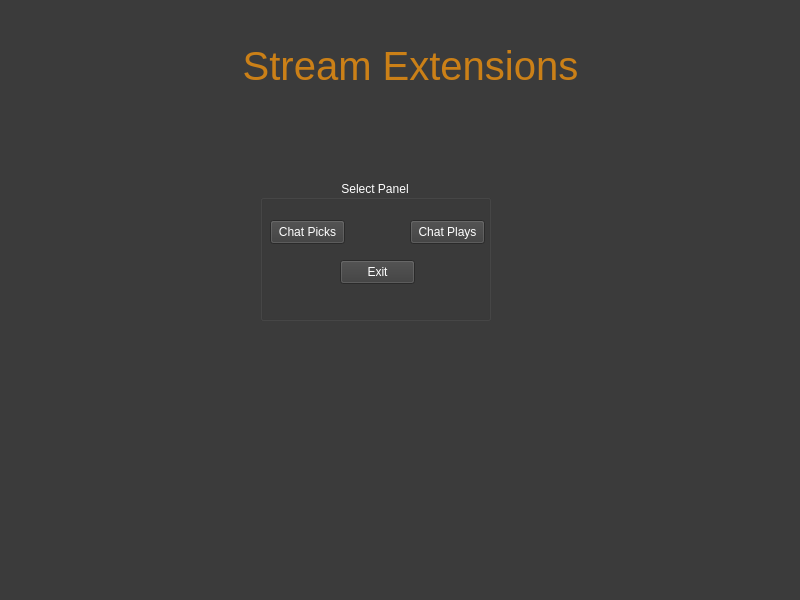
<?xml version="1.0" encoding="UTF-8"?>
<ui version="4.0">
 <class>MainWindow</class>
 <widget class="QMainWindow" name="MainWindow">
  <property name="geometry">
   <rect>
    <x>0</x>
    <y>0</y>
    <width>800</width>
    <height>600</height>
   </rect>
  </property>
  <property name="palette">
   <palette>
    <active>
     <colorrole role="WindowText">
      <brush brushstyle="SolidPattern">
       <color alpha="255">
        <red>255</red>
        <green>255</green>
        <blue>255</blue>
       </color>
      </brush>
     </colorrole>
     <colorrole role="Button">
      <brush brushstyle="SolidPattern">
       <color alpha="255">
        <red>59</red>
        <green>59</green>
        <blue>59</blue>
       </color>
      </brush>
     </colorrole>
     <colorrole role="Light">
      <brush brushstyle="SolidPattern">
       <color alpha="255">
        <red>88</red>
        <green>88</green>
        <blue>88</blue>
       </color>
      </brush>
     </colorrole>
     <colorrole role="Midlight">
      <brush brushstyle="SolidPattern">
       <color alpha="255">
        <red>73</red>
        <green>73</green>
        <blue>73</blue>
       </color>
      </brush>
     </colorrole>
     <colorrole role="Dark">
      <brush brushstyle="SolidPattern">
       <color alpha="255">
        <red>29</red>
        <green>29</green>
        <blue>29</blue>
       </color>
      </brush>
     </colorrole>
     <colorrole role="Mid">
      <brush brushstyle="SolidPattern">
       <color alpha="255">
        <red>39</red>
        <green>39</green>
        <blue>39</blue>
       </color>
      </brush>
     </colorrole>
     <colorrole role="Text">
      <brush brushstyle="SolidPattern">
       <color alpha="255">
        <red>255</red>
        <green>255</green>
        <blue>255</blue>
       </color>
      </brush>
     </colorrole>
     <colorrole role="BrightText">
      <brush brushstyle="SolidPattern">
       <color alpha="255">
        <red>255</red>
        <green>255</green>
        <blue>255</blue>
       </color>
      </brush>
     </colorrole>
     <colorrole role="ButtonText">
      <brush brushstyle="SolidPattern">
       <color alpha="255">
        <red>255</red>
        <green>255</green>
        <blue>255</blue>
       </color>
      </brush>
     </colorrole>
     <colorrole role="Base">
      <brush brushstyle="SolidPattern">
       <color alpha="255">
        <red>0</red>
        <green>0</green>
        <blue>0</blue>
       </color>
      </brush>
     </colorrole>
     <colorrole role="Window">
      <brush brushstyle="SolidPattern">
       <color alpha="255">
        <red>59</red>
        <green>59</green>
        <blue>59</blue>
       </color>
      </brush>
     </colorrole>
     <colorrole role="Shadow">
      <brush brushstyle="SolidPattern">
       <color alpha="255">
        <red>0</red>
        <green>0</green>
        <blue>0</blue>
       </color>
      </brush>
     </colorrole>
     <colorrole role="AlternateBase">
      <brush brushstyle="SolidPattern">
       <color alpha="255">
        <red>29</red>
        <green>29</green>
        <blue>29</blue>
       </color>
      </brush>
     </colorrole>
     <colorrole role="ToolTipBase">
      <brush brushstyle="SolidPattern">
       <color alpha="255">
        <red>255</red>
        <green>255</green>
        <blue>220</blue>
       </color>
      </brush>
     </colorrole>
     <colorrole role="ToolTipText">
      <brush brushstyle="SolidPattern">
       <color alpha="255">
        <red>0</red>
        <green>0</green>
        <blue>0</blue>
       </color>
      </brush>
     </colorrole>
     <colorrole role="PlaceholderText">
      <brush brushstyle="SolidPattern">
       <color alpha="127">
        <red>255</red>
        <green>255</green>
        <blue>255</blue>
       </color>
      </brush>
     </colorrole>
     <colorrole role="Accent">
      <brush brushstyle="SolidPattern">
       <color alpha="255">
        <red>0</red>
        <green>0</green>
        <blue>0</blue>
       </color>
      </brush>
     </colorrole>
    </active>
    <inactive>
     <colorrole role="WindowText">
      <brush brushstyle="SolidPattern">
       <color alpha="255">
        <red>255</red>
        <green>255</green>
        <blue>255</blue>
       </color>
      </brush>
     </colorrole>
     <colorrole role="Button">
      <brush brushstyle="SolidPattern">
       <color alpha="255">
        <red>59</red>
        <green>59</green>
        <blue>59</blue>
       </color>
      </brush>
     </colorrole>
     <colorrole role="Light">
      <brush brushstyle="SolidPattern">
       <color alpha="255">
        <red>88</red>
        <green>88</green>
        <blue>88</blue>
       </color>
      </brush>
     </colorrole>
     <colorrole role="Midlight">
      <brush brushstyle="SolidPattern">
       <color alpha="255">
        <red>73</red>
        <green>73</green>
        <blue>73</blue>
       </color>
      </brush>
     </colorrole>
     <colorrole role="Dark">
      <brush brushstyle="SolidPattern">
       <color alpha="255">
        <red>29</red>
        <green>29</green>
        <blue>29</blue>
       </color>
      </brush>
     </colorrole>
     <colorrole role="Mid">
      <brush brushstyle="SolidPattern">
       <color alpha="255">
        <red>39</red>
        <green>39</green>
        <blue>39</blue>
       </color>
      </brush>
     </colorrole>
     <colorrole role="Text">
      <brush brushstyle="SolidPattern">
       <color alpha="255">
        <red>255</red>
        <green>255</green>
        <blue>255</blue>
       </color>
      </brush>
     </colorrole>
     <colorrole role="BrightText">
      <brush brushstyle="SolidPattern">
       <color alpha="255">
        <red>255</red>
        <green>255</green>
        <blue>255</blue>
       </color>
      </brush>
     </colorrole>
     <colorrole role="ButtonText">
      <brush brushstyle="SolidPattern">
       <color alpha="255">
        <red>255</red>
        <green>255</green>
        <blue>255</blue>
       </color>
      </brush>
     </colorrole>
     <colorrole role="Base">
      <brush brushstyle="SolidPattern">
       <color alpha="255">
        <red>0</red>
        <green>0</green>
        <blue>0</blue>
       </color>
      </brush>
     </colorrole>
     <colorrole role="Window">
      <brush brushstyle="SolidPattern">
       <color alpha="255">
        <red>59</red>
        <green>59</green>
        <blue>59</blue>
       </color>
      </brush>
     </colorrole>
     <colorrole role="Shadow">
      <brush brushstyle="SolidPattern">
       <color alpha="255">
        <red>0</red>
        <green>0</green>
        <blue>0</blue>
       </color>
      </brush>
     </colorrole>
     <colorrole role="AlternateBase">
      <brush brushstyle="SolidPattern">
       <color alpha="255">
        <red>29</red>
        <green>29</green>
        <blue>29</blue>
       </color>
      </brush>
     </colorrole>
     <colorrole role="ToolTipBase">
      <brush brushstyle="SolidPattern">
       <color alpha="255">
        <red>255</red>
        <green>255</green>
        <blue>220</blue>
       </color>
      </brush>
     </colorrole>
     <colorrole role="ToolTipText">
      <brush brushstyle="SolidPattern">
       <color alpha="255">
        <red>0</red>
        <green>0</green>
        <blue>0</blue>
       </color>
      </brush>
     </colorrole>
     <colorrole role="PlaceholderText">
      <brush brushstyle="SolidPattern">
       <color alpha="127">
        <red>255</red>
        <green>255</green>
        <blue>255</blue>
       </color>
      </brush>
     </colorrole>
     <colorrole role="Accent">
      <brush brushstyle="SolidPattern">
       <color alpha="255">
        <red>0</red>
        <green>0</green>
        <blue>0</blue>
       </color>
      </brush>
     </colorrole>
    </inactive>
    <disabled>
     <colorrole role="WindowText">
      <brush brushstyle="SolidPattern">
       <color alpha="255">
        <red>29</red>
        <green>29</green>
        <blue>29</blue>
       </color>
      </brush>
     </colorrole>
     <colorrole role="Button">
      <brush brushstyle="SolidPattern">
       <color alpha="255">
        <red>59</red>
        <green>59</green>
        <blue>59</blue>
       </color>
      </brush>
     </colorrole>
     <colorrole role="Light">
      <brush brushstyle="SolidPattern">
       <color alpha="255">
        <red>88</red>
        <green>88</green>
        <blue>88</blue>
       </color>
      </brush>
     </colorrole>
     <colorrole role="Midlight">
      <brush brushstyle="SolidPattern">
       <color alpha="255">
        <red>73</red>
        <green>73</green>
        <blue>73</blue>
       </color>
      </brush>
     </colorrole>
     <colorrole role="Dark">
      <brush brushstyle="SolidPattern">
       <color alpha="255">
        <red>29</red>
        <green>29</green>
        <blue>29</blue>
       </color>
      </brush>
     </colorrole>
     <colorrole role="Mid">
      <brush brushstyle="SolidPattern">
       <color alpha="255">
        <red>39</red>
        <green>39</green>
        <blue>39</blue>
       </color>
      </brush>
     </colorrole>
     <colorrole role="Text">
      <brush brushstyle="SolidPattern">
       <color alpha="255">
        <red>29</red>
        <green>29</green>
        <blue>29</blue>
       </color>
      </brush>
     </colorrole>
     <colorrole role="BrightText">
      <brush brushstyle="SolidPattern">
       <color alpha="255">
        <red>255</red>
        <green>255</green>
        <blue>255</blue>
       </color>
      </brush>
     </colorrole>
     <colorrole role="ButtonText">
      <brush brushstyle="SolidPattern">
       <color alpha="255">
        <red>29</red>
        <green>29</green>
        <blue>29</blue>
       </color>
      </brush>
     </colorrole>
     <colorrole role="Base">
      <brush brushstyle="SolidPattern">
       <color alpha="255">
        <red>59</red>
        <green>59</green>
        <blue>59</blue>
       </color>
      </brush>
     </colorrole>
     <colorrole role="Window">
      <brush brushstyle="SolidPattern">
       <color alpha="255">
        <red>59</red>
        <green>59</green>
        <blue>59</blue>
       </color>
      </brush>
     </colorrole>
     <colorrole role="Shadow">
      <brush brushstyle="SolidPattern">
       <color alpha="255">
        <red>0</red>
        <green>0</green>
        <blue>0</blue>
       </color>
      </brush>
     </colorrole>
     <colorrole role="AlternateBase">
      <brush brushstyle="SolidPattern">
       <color alpha="255">
        <red>59</red>
        <green>59</green>
        <blue>59</blue>
       </color>
      </brush>
     </colorrole>
     <colorrole role="ToolTipBase">
      <brush brushstyle="SolidPattern">
       <color alpha="255">
        <red>255</red>
        <green>255</green>
        <blue>220</blue>
       </color>
      </brush>
     </colorrole>
     <colorrole role="ToolTipText">
      <brush brushstyle="SolidPattern">
       <color alpha="255">
        <red>0</red>
        <green>0</green>
        <blue>0</blue>
       </color>
      </brush>
     </colorrole>
     <colorrole role="PlaceholderText">
      <brush brushstyle="SolidPattern">
       <color alpha="127">
        <red>29</red>
        <green>29</green>
        <blue>29</blue>
       </color>
      </brush>
     </colorrole>
     <colorrole role="Accent">
      <brush brushstyle="SolidPattern">
       <color alpha="255">
        <red>42</red>
        <green>42</green>
        <blue>42</blue>
       </color>
      </brush>
     </colorrole>
    </disabled>
   </palette>
  </property>
  <property name="windowTitle">
   <string>Stream Extensions</string>
  </property>
  <widget class="QWidget" name="centralwidget">
   <widget class="QLabel" name="label">
    <property name="geometry">
     <rect>
      <x>210</x>
      <y>30</y>
      <width>401</width>
      <height>71</height>
     </rect>
    </property>
    <property name="palette">
     <palette>
      <active>
       <colorrole role="WindowText">
        <brush brushstyle="SolidPattern">
         <color alpha="255">
          <red>203</red>
          <green>128</green>
          <blue>23</blue>
         </color>
        </brush>
       </colorrole>
       <colorrole role="Button">
        <brush brushstyle="SolidPattern">
         <color alpha="255">
          <red>144</red>
          <green>136</green>
          <blue>23</blue>
         </color>
        </brush>
       </colorrole>
       <colorrole role="Light">
        <brush brushstyle="SolidPattern">
         <color alpha="255">
          <red>216</red>
          <green>204</green>
          <blue>34</blue>
         </color>
        </brush>
       </colorrole>
       <colorrole role="Midlight">
        <brush brushstyle="SolidPattern">
         <color alpha="255">
          <red>180</red>
          <green>170</green>
          <blue>28</blue>
         </color>
        </brush>
       </colorrole>
       <colorrole role="Dark">
        <brush brushstyle="SolidPattern">
         <color alpha="255">
          <red>72</red>
          <green>68</green>
          <blue>11</blue>
         </color>
        </brush>
       </colorrole>
       <colorrole role="Mid">
        <brush brushstyle="SolidPattern">
         <color alpha="255">
          <red>96</red>
          <green>91</green>
          <blue>15</blue>
         </color>
        </brush>
       </colorrole>
       <colorrole role="Text">
        <brush brushstyle="SolidPattern">
         <color alpha="255">
          <red>0</red>
          <green>0</green>
          <blue>0</blue>
         </color>
        </brush>
       </colorrole>
       <colorrole role="BrightText">
        <brush brushstyle="SolidPattern">
         <color alpha="255">
          <red>255</red>
          <green>255</green>
          <blue>255</blue>
         </color>
        </brush>
       </colorrole>
       <colorrole role="ButtonText">
        <brush brushstyle="SolidPattern">
         <color alpha="255">
          <red>0</red>
          <green>0</green>
          <blue>0</blue>
         </color>
        </brush>
       </colorrole>
       <colorrole role="Base">
        <brush brushstyle="SolidPattern">
         <color alpha="255">
          <red>255</red>
          <green>255</green>
          <blue>255</blue>
         </color>
        </brush>
       </colorrole>
       <colorrole role="Window">
        <brush brushstyle="SolidPattern">
         <color alpha="255">
          <red>144</red>
          <green>136</green>
          <blue>23</blue>
         </color>
        </brush>
       </colorrole>
       <colorrole role="Shadow">
        <brush brushstyle="SolidPattern">
         <color alpha="255">
          <red>0</red>
          <green>0</green>
          <blue>0</blue>
         </color>
        </brush>
       </colorrole>
       <colorrole role="AlternateBase">
        <brush brushstyle="SolidPattern">
         <color alpha="255">
          <red>199</red>
          <green>195</green>
          <blue>139</blue>
         </color>
        </brush>
       </colorrole>
       <colorrole role="ToolTipBase">
        <brush brushstyle="SolidPattern">
         <color alpha="255">
          <red>255</red>
          <green>255</green>
          <blue>220</blue>
         </color>
        </brush>
       </colorrole>
       <colorrole role="ToolTipText">
        <brush brushstyle="SolidPattern">
         <color alpha="255">
          <red>0</red>
          <green>0</green>
          <blue>0</blue>
         </color>
        </brush>
       </colorrole>
       <colorrole role="PlaceholderText">
        <brush brushstyle="SolidPattern">
         <color alpha="127">
          <red>0</red>
          <green>0</green>
          <blue>0</blue>
         </color>
        </brush>
       </colorrole>
       <colorrole role="Accent">
        <brush brushstyle="SolidPattern">
         <color alpha="255">
          <red>255</red>
          <green>255</green>
          <blue>255</blue>
         </color>
        </brush>
       </colorrole>
      </active>
      <inactive>
       <colorrole role="WindowText">
        <brush brushstyle="SolidPattern">
         <color alpha="255">
          <red>203</red>
          <green>128</green>
          <blue>23</blue>
         </color>
        </brush>
       </colorrole>
       <colorrole role="Button">
        <brush brushstyle="SolidPattern">
         <color alpha="255">
          <red>144</red>
          <green>136</green>
          <blue>23</blue>
         </color>
        </brush>
       </colorrole>
       <colorrole role="Light">
        <brush brushstyle="SolidPattern">
         <color alpha="255">
          <red>216</red>
          <green>204</green>
          <blue>34</blue>
         </color>
        </brush>
       </colorrole>
       <colorrole role="Midlight">
        <brush brushstyle="SolidPattern">
         <color alpha="255">
          <red>180</red>
          <green>170</green>
          <blue>28</blue>
         </color>
        </brush>
       </colorrole>
       <colorrole role="Dark">
        <brush brushstyle="SolidPattern">
         <color alpha="255">
          <red>72</red>
          <green>68</green>
          <blue>11</blue>
         </color>
        </brush>
       </colorrole>
       <colorrole role="Mid">
        <brush brushstyle="SolidPattern">
         <color alpha="255">
          <red>96</red>
          <green>91</green>
          <blue>15</blue>
         </color>
        </brush>
       </colorrole>
       <colorrole role="Text">
        <brush brushstyle="SolidPattern">
         <color alpha="255">
          <red>0</red>
          <green>0</green>
          <blue>0</blue>
         </color>
        </brush>
       </colorrole>
       <colorrole role="BrightText">
        <brush brushstyle="SolidPattern">
         <color alpha="255">
          <red>255</red>
          <green>255</green>
          <blue>255</blue>
         </color>
        </brush>
       </colorrole>
       <colorrole role="ButtonText">
        <brush brushstyle="SolidPattern">
         <color alpha="255">
          <red>0</red>
          <green>0</green>
          <blue>0</blue>
         </color>
        </brush>
       </colorrole>
       <colorrole role="Base">
        <brush brushstyle="SolidPattern">
         <color alpha="255">
          <red>255</red>
          <green>255</green>
          <blue>255</blue>
         </color>
        </brush>
       </colorrole>
       <colorrole role="Window">
        <brush brushstyle="SolidPattern">
         <color alpha="255">
          <red>144</red>
          <green>136</green>
          <blue>23</blue>
         </color>
        </brush>
       </colorrole>
       <colorrole role="Shadow">
        <brush brushstyle="SolidPattern">
         <color alpha="255">
          <red>0</red>
          <green>0</green>
          <blue>0</blue>
         </color>
        </brush>
       </colorrole>
       <colorrole role="AlternateBase">
        <brush brushstyle="SolidPattern">
         <color alpha="255">
          <red>199</red>
          <green>195</green>
          <blue>139</blue>
         </color>
        </brush>
       </colorrole>
       <colorrole role="ToolTipBase">
        <brush brushstyle="SolidPattern">
         <color alpha="255">
          <red>255</red>
          <green>255</green>
          <blue>220</blue>
         </color>
        </brush>
       </colorrole>
       <colorrole role="ToolTipText">
        <brush brushstyle="SolidPattern">
         <color alpha="255">
          <red>0</red>
          <green>0</green>
          <blue>0</blue>
         </color>
        </brush>
       </colorrole>
       <colorrole role="PlaceholderText">
        <brush brushstyle="SolidPattern">
         <color alpha="127">
          <red>0</red>
          <green>0</green>
          <blue>0</blue>
         </color>
        </brush>
       </colorrole>
       <colorrole role="Accent">
        <brush brushstyle="SolidPattern">
         <color alpha="255">
          <red>255</red>
          <green>255</green>
          <blue>255</blue>
         </color>
        </brush>
       </colorrole>
      </inactive>
      <disabled>
       <colorrole role="WindowText">
        <brush brushstyle="SolidPattern">
         <color alpha="255">
          <red>72</red>
          <green>68</green>
          <blue>11</blue>
         </color>
        </brush>
       </colorrole>
       <colorrole role="Button">
        <brush brushstyle="SolidPattern">
         <color alpha="255">
          <red>144</red>
          <green>136</green>
          <blue>23</blue>
         </color>
        </brush>
       </colorrole>
       <colorrole role="Light">
        <brush brushstyle="SolidPattern">
         <color alpha="255">
          <red>216</red>
          <green>204</green>
          <blue>34</blue>
         </color>
        </brush>
       </colorrole>
       <colorrole role="Midlight">
        <brush brushstyle="SolidPattern">
         <color alpha="255">
          <red>180</red>
          <green>170</green>
          <blue>28</blue>
         </color>
        </brush>
       </colorrole>
       <colorrole role="Dark">
        <brush brushstyle="SolidPattern">
         <color alpha="255">
          <red>72</red>
          <green>68</green>
          <blue>11</blue>
         </color>
        </brush>
       </colorrole>
       <colorrole role="Mid">
        <brush brushstyle="SolidPattern">
         <color alpha="255">
          <red>96</red>
          <green>91</green>
          <blue>15</blue>
         </color>
        </brush>
       </colorrole>
       <colorrole role="Text">
        <brush brushstyle="SolidPattern">
         <color alpha="255">
          <red>72</red>
          <green>68</green>
          <blue>11</blue>
         </color>
        </brush>
       </colorrole>
       <colorrole role="BrightText">
        <brush brushstyle="SolidPattern">
         <color alpha="255">
          <red>255</red>
          <green>255</green>
          <blue>255</blue>
         </color>
        </brush>
       </colorrole>
       <colorrole role="ButtonText">
        <brush brushstyle="SolidPattern">
         <color alpha="255">
          <red>72</red>
          <green>68</green>
          <blue>11</blue>
         </color>
        </brush>
       </colorrole>
       <colorrole role="Base">
        <brush brushstyle="SolidPattern">
         <color alpha="255">
          <red>144</red>
          <green>136</green>
          <blue>23</blue>
         </color>
        </brush>
       </colorrole>
       <colorrole role="Window">
        <brush brushstyle="SolidPattern">
         <color alpha="255">
          <red>144</red>
          <green>136</green>
          <blue>23</blue>
         </color>
        </brush>
       </colorrole>
       <colorrole role="Shadow">
        <brush brushstyle="SolidPattern">
         <color alpha="255">
          <red>0</red>
          <green>0</green>
          <blue>0</blue>
         </color>
        </brush>
       </colorrole>
       <colorrole role="AlternateBase">
        <brush brushstyle="SolidPattern">
         <color alpha="255">
          <red>144</red>
          <green>136</green>
          <blue>23</blue>
         </color>
        </brush>
       </colorrole>
       <colorrole role="ToolTipBase">
        <brush brushstyle="SolidPattern">
         <color alpha="255">
          <red>255</red>
          <green>255</green>
          <blue>220</blue>
         </color>
        </brush>
       </colorrole>
       <colorrole role="ToolTipText">
        <brush brushstyle="SolidPattern">
         <color alpha="255">
          <red>0</red>
          <green>0</green>
          <blue>0</blue>
         </color>
        </brush>
       </colorrole>
       <colorrole role="PlaceholderText">
        <brush brushstyle="SolidPattern">
         <color alpha="127">
          <red>72</red>
          <green>68</green>
          <blue>11</blue>
         </color>
        </brush>
       </colorrole>
       <colorrole role="Accent">
        <brush brushstyle="SolidPattern">
         <color alpha="255">
          <red>187</red>
          <green>177</green>
          <blue>30</blue>
         </color>
        </brush>
       </colorrole>
      </disabled>
     </palette>
    </property>
    <property name="font">
     <font>
      <family>Arial</family>
      <pointsize>30</pointsize>
     </font>
    </property>
    <property name="text">
     <string>Stream Extensions</string>
    </property>
    <property name="alignment">
     <set>Qt::AlignmentFlag::AlignCenter</set>
    </property>
   </widget>
   <widget class="QGroupBox" name="groupBox">
    <property name="geometry">
     <rect>
      <x>260</x>
      <y>180</y>
      <width>231</width>
      <height>141</height>
     </rect>
    </property>
    <property name="title">
     <string>Select Panel</string>
    </property>
    <property name="alignment">
     <set>Qt::AlignmentFlag::AlignCenter</set>
    </property>
    <widget class="QPushButton" name="pushButton">
     <property name="geometry">
      <rect>
       <x>10</x>
       <y>40</y>
       <width>75</width>
       <height>24</height>
      </rect>
     </property>
     <property name="text">
      <string>Chat Picks</string>
     </property>
    </widget>
    <widget class="QPushButton" name="pushButton_2">
     <property name="geometry">
      <rect>
       <x>150</x>
       <y>40</y>
       <width>75</width>
       <height>24</height>
      </rect>
     </property>
     <property name="text">
      <string>Chat Plays</string>
     </property>
    </widget>
    <widget class="QPushButton" name="pushButton_3">
     <property name="geometry">
      <rect>
       <x>80</x>
       <y>80</y>
       <width>75</width>
       <height>24</height>
      </rect>
     </property>
     <property name="text">
      <string>Exit</string>
     </property>
    </widget>
   </widget>
  </widget>
 </widget>
 <resources/>
 <connections/>
</ui>
